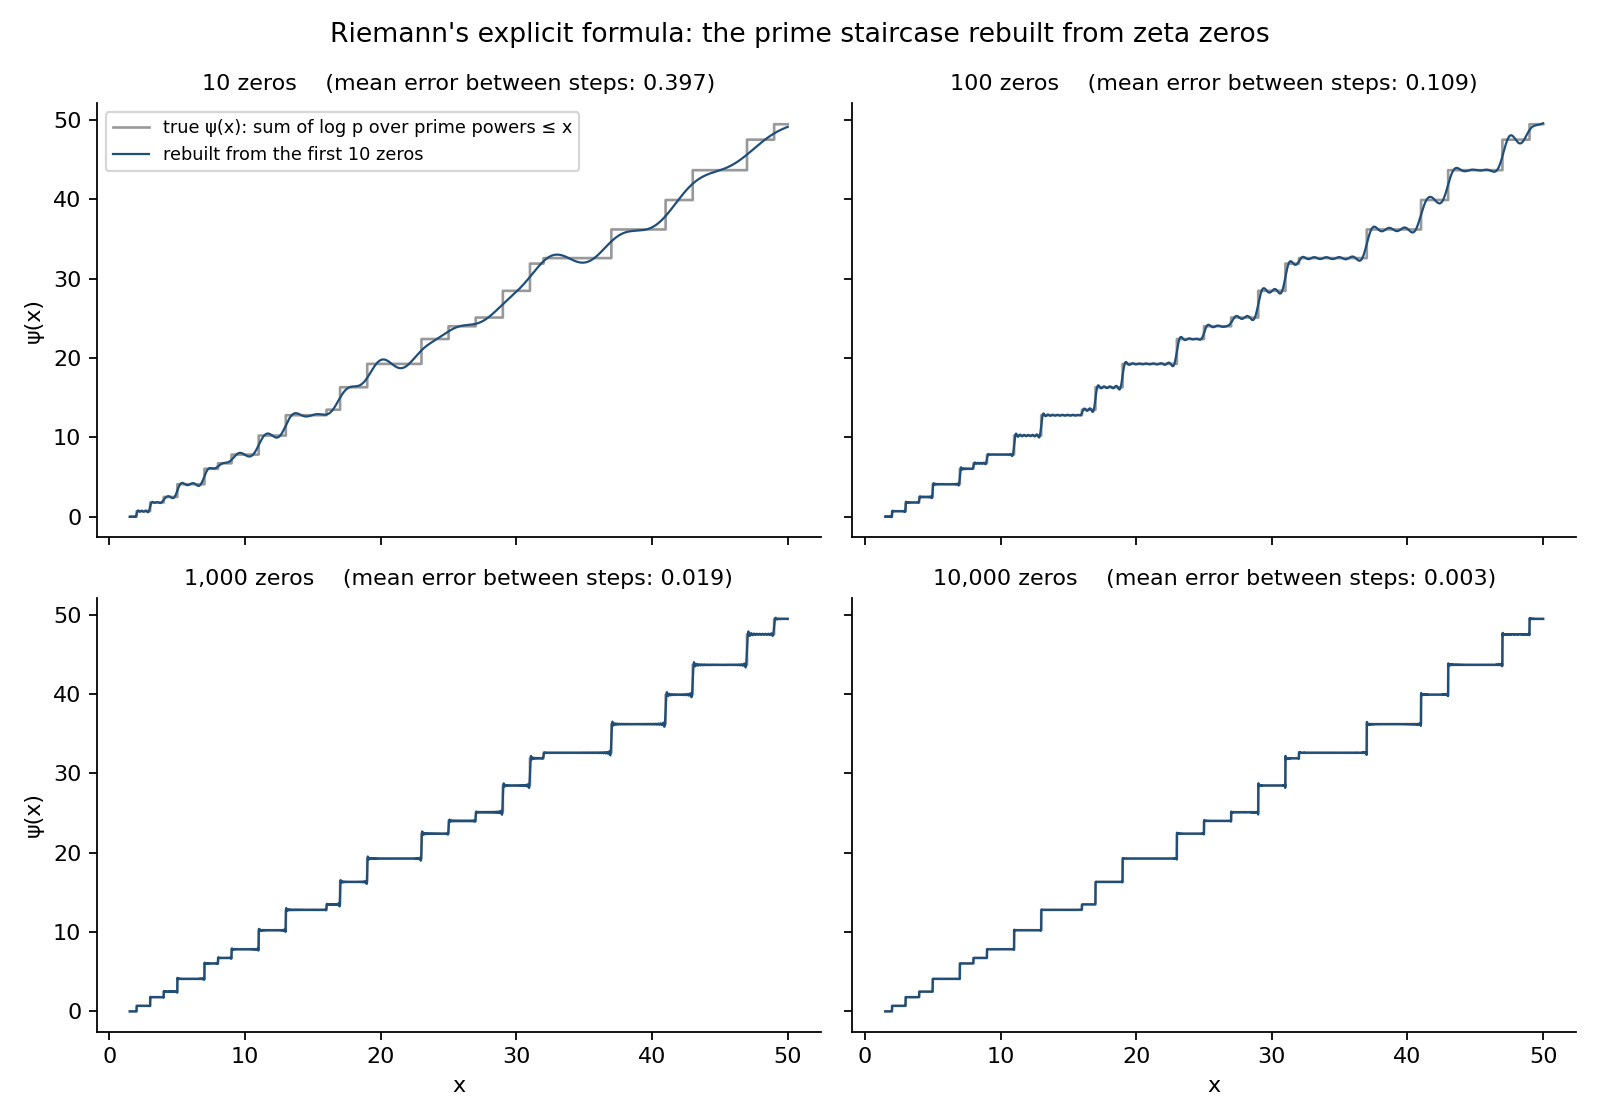

Python code for this plot:
"""Rebuild the prime staircase from the zeros.

Riemann's explicit formula for the Chebyshev function
    psi(x) = sum of log p over prime powers p^k <= x
is
    psi(x) = x - sum_rho x^rho / rho - log(2 pi) - (1/2) log(1 - x^-2)
where rho runs over the nontrivial zeros. Feeding it the first N zeros
and watching the steps sharpen as N grows is the primes-from-zeros
direction of the same relationship that primes_in_zeros.py shows the
other way round.

Data: Odlyzko's table of the first 100,000 zeros (downloaded on first run).
"""
import os, urllib.request
import numpy as np

URL = "https://www-users.cse.umn.edu/~odlyzko/zeta_tables/zeros1"
FILE = "zeros1"
if not os.path.exists(FILE):
    print("downloading", URL); urllib.request.urlretrieve(URL, FILE)
g = np.loadtxt(FILE)

def isprime(n): return n > 1 and all(n % d for d in range(2, int(n ** 0.5) + 1))

XMAX = 50
X = np.arange(1.5, XMAX + 0.001, 0.01)
jumps = {}
for p in range(2, XMAX + 1):
    if isprime(p):
        m = p
        while m <= XMAX: jumps[m] = np.log(p); m *= p
psi_true = np.array([sum(v for n, v in jumps.items() if n <= x) for x in X])

def psi_from_zeros(N):
    gam = g[:N]; L = np.log(X); s = np.zeros_like(X)
    for i in range(0, N, 2000):
        gg = gam[i:i + 2000]
        s += ((0.5 * np.cos(np.outer(L, gg)) + gg * np.sin(np.outer(L, gg))) / (0.25 + gg ** 2)).sum(axis=1)
    return X - 2 * np.sqrt(X) * s - np.log(2 * np.pi) - 0.5 * np.log(1 - X ** -2)

away = np.array([min(abs(x - j) for j in jumps) > 0.2 for x in X])
results = {}
for N in [10, 100, 1000, 10000]:
    est = psi_from_zeros(N); err = np.abs(est - psi_true)[away].mean(); results[N] = (est, err)
    print(f"{N:6d} zeros  mean error away from jumps: {err:.4f}")

try:
    import matplotlib; matplotlib.use("Agg"); import matplotlib.pyplot as plt
    fig, axes = plt.subplots(2, 2, figsize=(10, 7), dpi=160, sharex=True, sharey=True)
    for ax, (N, (est, err)) in zip(axes.flat, results.items()):
        ax.step(X, psi_true, where="post", color="#999", lw=1.2, label="true ψ(x): sum of log p over prime powers ≤ x")
        ax.plot(X, est, color="#1f4e79", lw=1.0, label=f"rebuilt from the first {N:,} zeros")
        ax.set_title(f"{N:,} zeros    (mean error between steps: {err:.3f})", fontsize=10)
        ax.spines[["top", "right"]].set_visible(False)
        if N == 10: ax.legend(fontsize=8, loc="upper left")
    for ax in axes[1]: ax.set_xlabel("x")
    for ax in axes[:, 0]: ax.set_ylabel("ψ(x)")
    fig.suptitle("Riemann's explicit formula: the prime staircase rebuilt from zeta zeros", fontsize=12)
    plt.tight_layout(); plt.savefig("staircase_from_zeros.png"); print("saved staircase_from_zeros.png")
except ImportError:
    print("matplotlib not available; skipped the picture")
